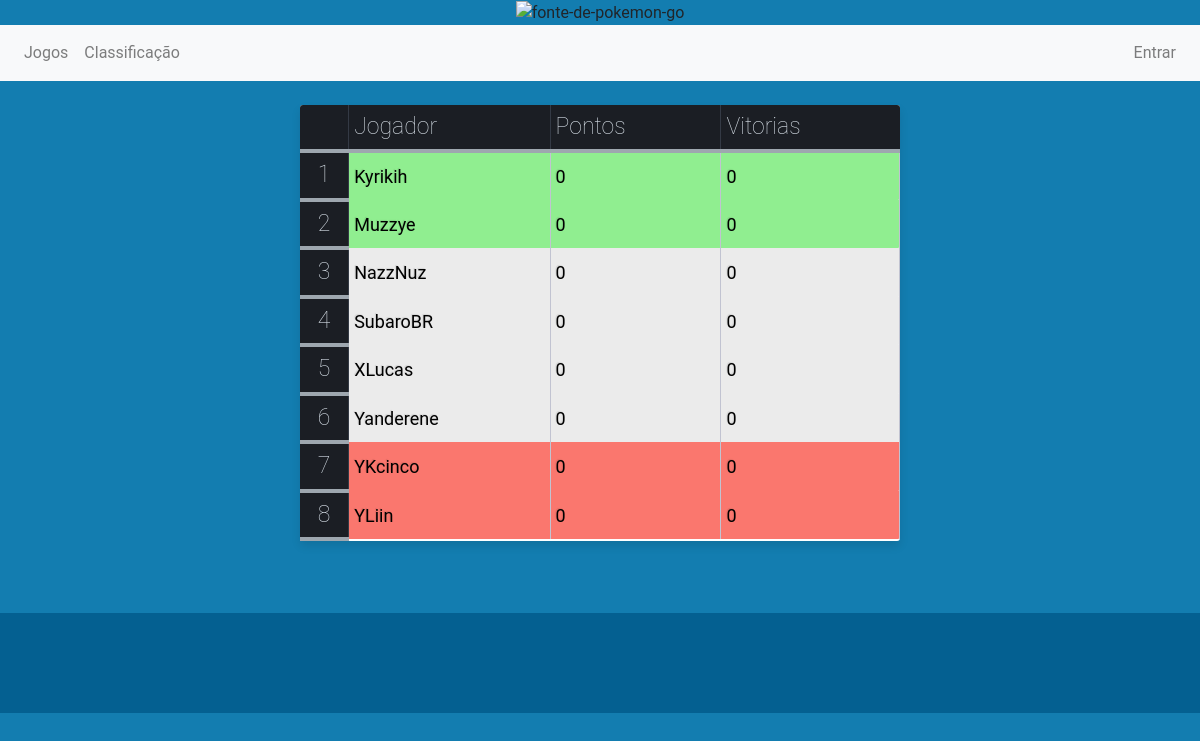
/classificacao, run on the app's committed database.
### jogos/models.py (models this page shows)
class Jogador(models.Model):
    nick = models.CharField(max_length=100)
    pontos = models.IntegerField(default=0)
    vitorias = models.IntegerField(default=0)
    partidas = models.IntegerField(default=0)

### jogos/views.py (the view)
# urls.py: path('classificacao', views.ver_classificacao, name='classificacao'),
def ver_classificacao(request):
    print(get_user_logado(request))
    jogadores = Jogador.objects.all().order_by('-pontos')
    return render(request, 'classificacao.html', {'jogadores': jogadores, 'current_user': get_user_logado(request)})

### jogos/views.py (called while the page is built)
def get_user_logado(request):
    return request.user

### jogos/templates/classificacao.html (shortened to what this page needs)
{% extends 'base.html' %}
{% block 'content' %}
<div class="container">
    <table>
        <thead>
        <tr >
            <th></th>
            <th>Jogador</th>
            <th>Pontos</th>
            <th>Vitorias</th>
        </tr>
        </thead>
        {% for jogador in jogadores %}
        <tbody>
        <tr class="animate-hover">
            <th style="text-align:center;"> {{ forloop.counter }}</th>
            {% if forloop.counter <= 2 %}
            <td style="background-color: lightgreen"> {{ jogador.nick}}</td>
            <td style="background-color: lightgreen">{{ jogador.pontos }}</td>
            <td style="background-color: lightgreen">{{ jogador.vitorias }}</td>
            {% elif forloop.counter >= 7%}
            <td style="background-color: #fa776e"> {{ jogador.nick}}</td>
            <td style="background-color: #fa776e">{{ jogador.pontos }}</td>
            <td style="background-color: #fa776e">{{ jogador.vitorias }}</td>
            {% else %}
            <td> {{ jogador.nick}}</td>
            <td>{{ jogador.pontos }}</td>
            <td>{{ jogador.vitorias }}</td>
            {% endif %}
        </tr>
        </tbody>
        {% endfor %}
    </table>
</div>
{% endblock %}

### jogos/templates/base.html (style rules this page uses)
.animate-hover { position: relative; top: 0; transition: all .2s ease-in-out }

### jogos/templates/classificacao.html (style rules this page uses)
.container { display: flex; flex-direction: row; justify-content: center; align-items: center }
body { background-color: #3e94ec; font-family: "Roboto", helvetica, arial, sans-serif; font-size: 16px; font-weight: 400; text-rendering: optimizeLegibility; }
table { background: white; border-radius:3px; border-collapse: collapse; height: 320px; margin: auto; max-width: 600px; padding:5px; width: 100%; box-shadow: 0 5px 10px rgba(0, 0, 0, 0.1); animation: float 5s infinite; }
th { color:#D5DDE5; background:#1b1e24; border-bottom:4px solid #9ea7af; border-right: 1px solid #343a45; font-size:23px; font-weight: 100; padding:5px; text-align:left; text-shadow: 0 1px 1px rgba(0, 0, 0, 0.1); vertical-align:middle; }
th:first-child { border-top-left-radius:3px; }
th:last-child { border-top-right-radius:3px; border-right:none; }
tr { border-top: 1px solid #C1C3D1; border-bottom-: 1px solid #C1C3D1; color:black; font-size:16px; font-weight:normal; text-shadow: 0 1px 1px rgba(256, 256, 256, 0.1); }
tr:first-child { border-top:none; }
tr:last-child { border-bottom:none; }
tr:nth-child(odd) td { background:#EBEBEB; }
tr:last-child td:last-child { border-bottom-right-radius:3px; }
td { background:none; padding:5px; text-align:left; vertical-align:middle; font-weight:auto; font-size:18px; text-shadow: -1px -1px 1px rgba(0, 0, 0, 0.1); border-right: 1px solid #C1C3D1; }

### data on the page
Jogador: nick "Kyrikih", pontos "0", vitorias "0"
Jogador: nick "Muzzye", pontos "0", vitorias "0"
Jogador: nick "NazzNuz", pontos "0", vitorias "0"
Jogador: nick "SubaroBR", pontos "0", vitorias "0"
Jogador: nick "XLucas", pontos "0", vitorias "0"
Jogador: nick "Yanderene", pontos "0", vitorias "0"
Jogador: nick "YKcinco", pontos "0", vitorias "0"
Jogador: nick "YLiin", pontos "0", vitorias "0"
